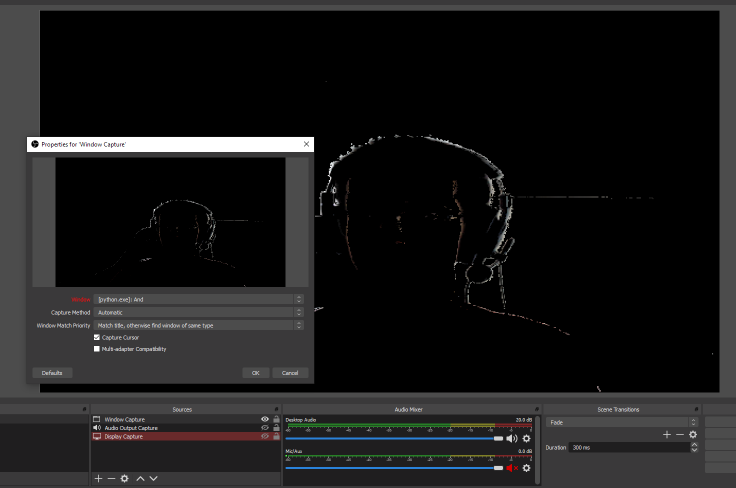
#> input picture bgSub.PNG, 1471 x 975 px, given in place of the camera (shown at 1/2 size)
$ python bgmog.py   (older library calls are emulated)
#> lines starting #> are read from the running program, lines starting #| are printed output that depends on the picture; after the words box and inside, x2 and y2 are one past the last pixel; in counts of white or black regions, pixels touching at a corner belong together
import cv2 as cv
import numpy as np

backSub = cv.createBackgroundSubtractorMOG2()

capture = cv.VideoCapture(0)
cv.namedWindow("And", cv.WND_PROP_FULLSCREEN)
cv.setWindowProperty("And", cv.WND_PROP_FULLSCREEN, cv.WINDOW_FULLSCREEN)

while True:
    kernel = np.ones((3, 3), np.uint8)
    ret, frame = capture.read()
#> frame is the input picture: shape (975, 1471, 3); mean B, G, R 26.2, 26, 26.2
    if frame is None:
        break

    fgMask = backSub.apply(frame)
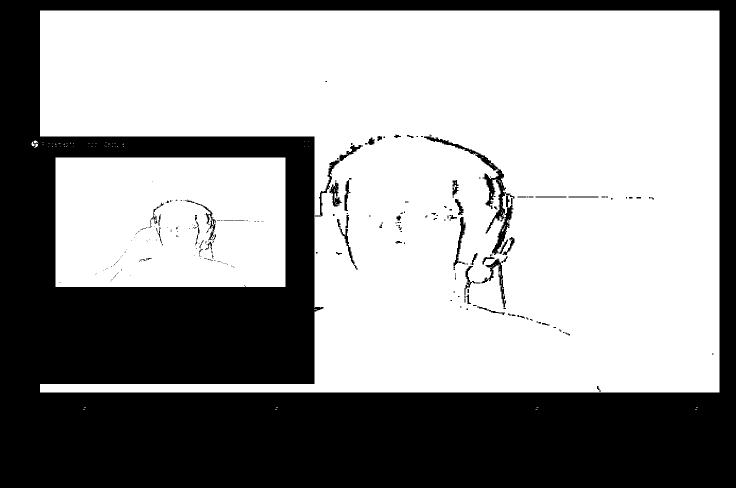
#> fgMask: shape (975, 1471) (shown at 1/2 size); values 127 (black) and 255 (white), 60.8% white; 249 black regions (189 under 20 px), largest, box (x1, y1, x2, y2) and area: (0, 0, 1471, 975) 548460, (848, 269, 1021, 467) 3000, (984, 409, 1027, 510) 1066

    cv.rectangle(frame, (10, 2), (100, 20), (255, 255, 255), -1)
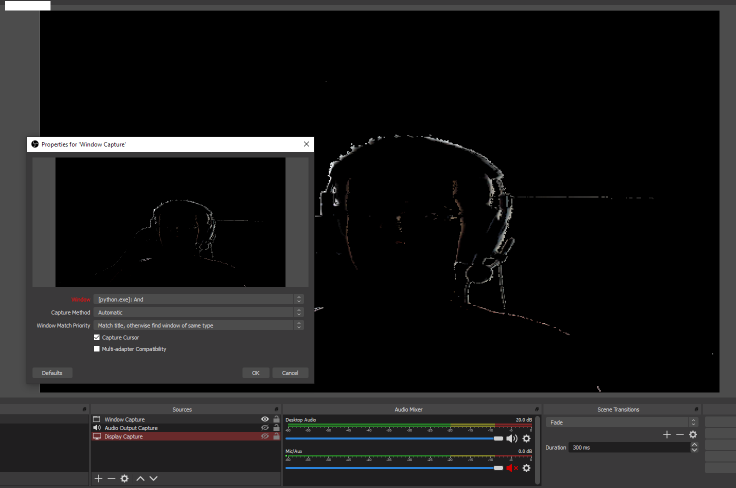
#> frame: shape (975, 1471, 3) (shown at 1/2 size); 0.12% of pixels changed, all inside (x1, y1, x2, y2) = (10, 2, 101, 21)
    cv.putText(frame, str(capture.get(cv.CAP_PROP_POS_FRAMES)), (15, 15),
               cv.FONT_HERSHEY_SIMPLEX, 0.5, (0, 0, 0))
#> frame: shape (975, 1471, 3); under 0.01% of pixels changed, all inside (x1, y1, x2, y2) = (17, 5, 40, 16)

    # cv.imshow('Frame', frame)
    # cv.imshow('FG Mask', fgMask)
    res = cv.bitwise_and(frame, frame, mask=fgMask)

    # gray = cv.cvtColor(res, cv.COLOR_BGR2GRAY)

    # create a binary thresholded image
    _, binary = cv.threshold(fgMask, 225, 255, cv.THRESH_BINARY_INV)
    dilation = cv.dilate(binary, kernel, iterations=1)
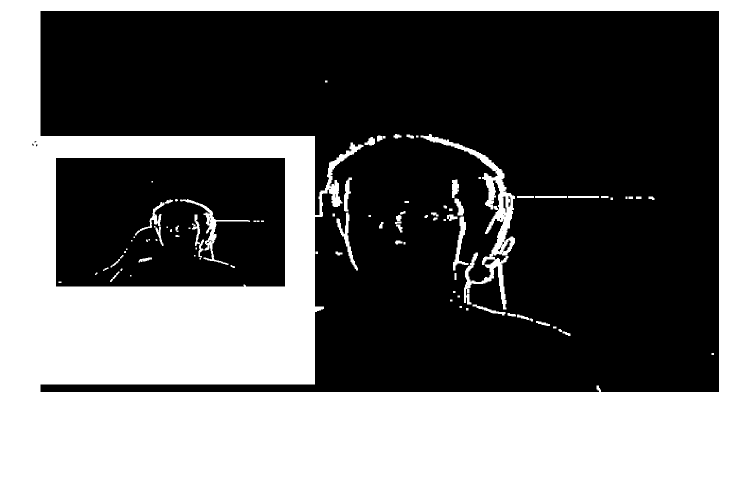
#> dilation: shape (975, 1471) (shown at 1/2 size); 40.3% white; 94 white regions (20 under 20 px)
    # cv.imshow('dilation', binary)
    # find the contours from the thresholded image
    image, contours, hierarchy = cv.findContours(binary, cv.RETR_TREE, cv.CHAIN_APPROX_SIMPLE)
#> contours = 374 contours, 327 with area under 20; largest, box (x1, y1, x2, y2) and area: (0, 0, 1471, 975) 1431780, (79, 20, 1440, 786) 769102, (110, 314, 572, 575) 119857, (848, 269, 1021, 467) 2532, (984, 409, 1027, 510) 946
    # draw all contours
    res = cv.drawContours(res, contours, -1, (0, 255, 0), 1, lineType=cv.LINE_AA)
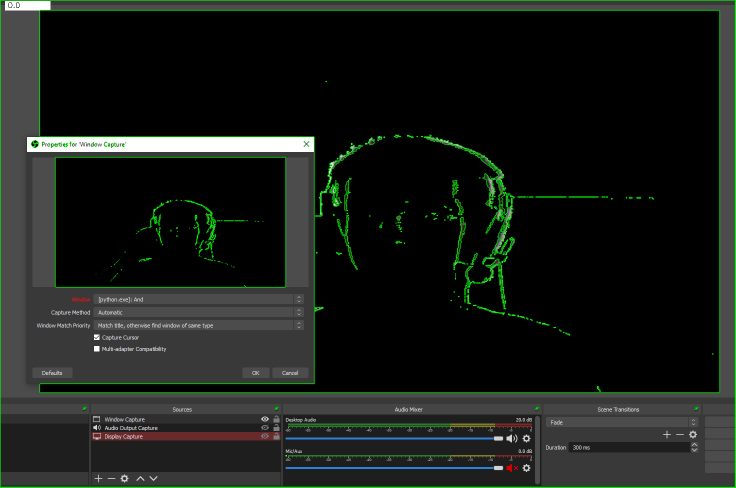
#> res: shape (975, 1471, 3) (shown at 1/2 size); mean B, G, R 25.4, 29.5, 25.4

    cv.imshow('And', res)

    keyboard = cv.waitKey(30)
#> (key Esc is pressed here)
    if keyboard == 'q' or keyboard == 27:
        break
